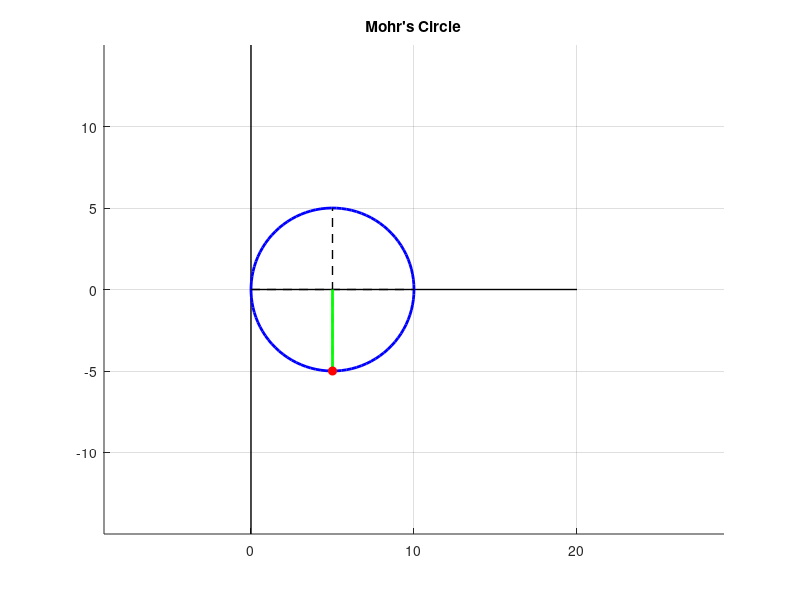

This chart was generated by the following MATLAB code: (Note: this script raises an error after producing the figure.)
sigma_x = input("Enter the value for sigma_x: ");
sigma_y = input("Enter the value for sigma_y: ");
tao = input("Enter the value for tao: ");

% % Testing values
% sigma_x = 67;
% sigma_y = 12;
% tao = -54;

% Mohr circle parameters
sigma_avg = (sigma_x + sigma_y)/2;
radius = sqrt(((sigma_x - sigma_y)/2)^2 + tao^2);
center = [sigma_avg, 0];
extension_length = 10;

% Main x and y axes data points
x_axis = linspace(0, sigma_avg + radius + extension_length);
y_axis = linspace(-(radius + extension_length), radius + extension_length);

% Generate the coordinates for the circle
theta = linspace(0, 2*pi, 100);
x_circle = center(1) + radius * cos(theta);
y_circle = center(2) + radius * sin(theta);

close all;  % Close all open figures

% Draw main x and y axes
line([min(x_axis), max(x_axis)], [0, 0], ...
'Color', 'k', 'LineWidth', 1); % x-axis (black line)
line([0, 0], [min(y_axis), max(y_axis)], ...
'Color', 'k', 'LineWidth', 1); % y-axis (black line)

hold on;

% Plot the circle
plot(x_circle, y_circle,'Color','b','LineWidth',2);

% Plot circle x and y axes
% The 'line' function: line([x1,x2],[y1,y2]) then connects the coordinates;
line([center(1) - radius, center(1) + radius], [center(2), center(2)], ...
'Color', 'k', 'LineWidth', 1,'LineStyle','--');  % Circle x-axis
line([center(1), center(1)], [center(2) - radius, center(2) + radius], ...
'Color', 'k', 'LineWidth', 1,'LineStyle','--');  % Circle y-axis
title("Mohr's Circle");

% Plot angle of rotation
angle_of_rotation = rad2deg(0.5 * atan(2 * tao/(sigma_x - sigma_y)));
line([center(1), sigma_x], [0, -tao], ...
'Color', 'g', 'LineWidth', 2);

hold on;

% Plot certain points
plot(sigma_x, -tao, 'ro', 'MarkerFaceColor', 'r');

title("Mohr's Circle");
axis equal;
grid on;                
hold off;

sigma_curve = (sigma_x + sigma_y)/2 + 0.5*(sigma_x - sigma_y)*cos(2*theta) + tao*sin(2*theta);
tao_curve = -0.5*(sigma_x - sigma_y)*sin(2*theta) + tao*cos(2*theta);

% Print important values
fprintf("################################################\n")
fprintf("Angle of rotation (theta_p) = %d\n", angle_of_rotation);
fprintf("Angle of the plane on which" + ...
    " the maximum shear stress acts (theta_s) = %d\n", angle_of_rotation-45);
fprintf("Radius of circle = %d\n", radius)

% Plot sigma and tao curves
figure;
plot(theta.*(180/pi), sigma_curve);
hold on;
plot(theta.*(180/pi), tao_curve);

grid on;
legend("Sigma Curve", "Tao Curve");
xlabel('Angle in Degrees');
ylabel('Values for sigma and tao');
title("Sigma and Tao curves");

% Calculate sigma' and tao' for desired orientation
theta_d = input("Enter the value for the desired angle in degrees: ");
sigma_x_d = sigma_avg + 0.5*(sigma_x - sigma_y)*cos(2*deg2rad(theta_d)) + tao*sin(2*deg2rad(theta_d))
sigma_y_d = sigma_avg + 0.5*(sigma_x - sigma_y)*cos(2*deg2rad(theta_d+90)) + tao*sin(2*deg2rad(theta_d+90))
tao_d = -0.5*(sigma_x - sigma_y)*sin(2*deg2rad(theta_d)) + tao*cos(2*deg2rad(theta_d))




